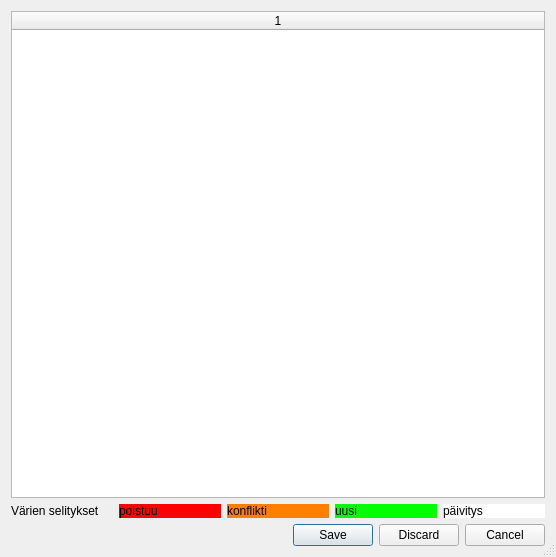
<?xml version="1.0" encoding="UTF-8"?>
<ui version="4.0">
 <class>RevisionDialog</class>
 <widget class="QDialog" name="RevisionDialog">
  <property name="windowModality">
   <enum>Qt::ApplicationModal</enum>
  </property>
  <property name="geometry">
   <rect>
    <x>0</x>
    <y>0</y>
    <width>556</width>
    <height>557</height>
   </rect>
  </property>
  <property name="windowTitle">
   <string>Löytyi muutoksia</string>
  </property>
  <property name="sizeGripEnabled">
   <bool>true</bool>
  </property>
  <property name="modal">
   <bool>true</bool>
  </property>
  <layout class="QVBoxLayout" name="verticalLayout">
   <item>
    <widget class="QTableWidget" name="changelist">
     <property name="editTriggers">
      <set>QAbstractItemView::NoEditTriggers</set>
     </property>
     <property name="alternatingRowColors">
      <bool>true</bool>
     </property>
     <property name="selectionMode">
      <enum>QAbstractItemView::NoSelection</enum>
     </property>
     <property name="selectionBehavior">
      <enum>QAbstractItemView::SelectRows</enum>
     </property>
     <property name="columnCount">
      <number>1</number>
     </property>
     <attribute name="horizontalHeaderStretchLastSection">
      <bool>true</bool>
     </attribute>
     <column/>
    </widget>
   </item>
   <item>
    <layout class="QHBoxLayout" name="horizontalLayout">
     <item>
      <widget class="QLabel" name="label">
       <property name="text">
        <string>Värien selitykset</string>
       </property>
      </widget>
     </item>
     <item>
      <widget class="QLabel" name="label_2">
       <property name="toolTip">
        <string>Muutoksen myötä tämä poistetaan</string>
       </property>
       <property name="styleSheet">
        <string notr="true">background: rgb(255, 0, 0)</string>
       </property>
       <property name="text">
        <string>poistuu</string>
       </property>
      </widget>
     </item>
     <item>
      <widget class="QLabel" name="label_3">
       <property name="toolTip">
        <string>Konflikti. Päivittäminen ei ole mahdollista joten konfliktoituneet objektit lisätään uusina</string>
       </property>
       <property name="styleSheet">
        <string notr="true">background:rgb(255, 128, 0)</string>
       </property>
       <property name="text">
        <string>konflikti</string>
       </property>
      </widget>
     </item>
     <item>
      <widget class="QLabel" name="label_4">
       <property name="toolTip">
        <string>Uusi objekti</string>
       </property>
       <property name="styleSheet">
        <string notr="true">background: rgb(0, 255, 0)</string>
       </property>
       <property name="text">
        <string>uusi</string>
       </property>
      </widget>
     </item>
     <item>
      <widget class="QLabel" name="label_5">
       <property name="toolTip">
        <string>Päivittynyt objekti</string>
       </property>
       <property name="styleSheet">
        <string notr="true">background: rgb(255, 255, 255)</string>
       </property>
       <property name="text">
        <string>päivitys</string>
       </property>
      </widget>
     </item>
    </layout>
   </item>
   <item>
    <widget class="QDialogButtonBox" name="buttonBox">
     <property name="orientation">
      <enum>Qt::Horizontal</enum>
     </property>
     <property name="standardButtons">
      <set>QDialogButtonBox::Cancel|QDialogButtonBox::Discard|QDialogButtonBox::Save</set>
     </property>
    </widget>
   </item>
  </layout>
 </widget>
 <resources/>
 <connections>
  <connection>
   <sender>buttonBox</sender>
   <signal>accepted()</signal>
   <receiver>RevisionDialog</receiver>
   <slot>accept()</slot>
   <hints>
    <hint type="sourcelabel">
     <x>248</x>
     <y>254</y>
    </hint>
    <hint type="destinationlabel">
     <x>157</x>
     <y>274</y>
    </hint>
   </hints>
  </connection>
  <connection>
   <sender>buttonBox</sender>
   <signal>rejected()</signal>
   <receiver>RevisionDialog</receiver>
   <slot>reject()</slot>
   <hints>
    <hint type="sourcelabel">
     <x>316</x>
     <y>260</y>
    </hint>
    <hint type="destinationlabel">
     <x>286</x>
     <y>274</y>
    </hint>
   </hints>
  </connection>
 </connections>
</ui>
